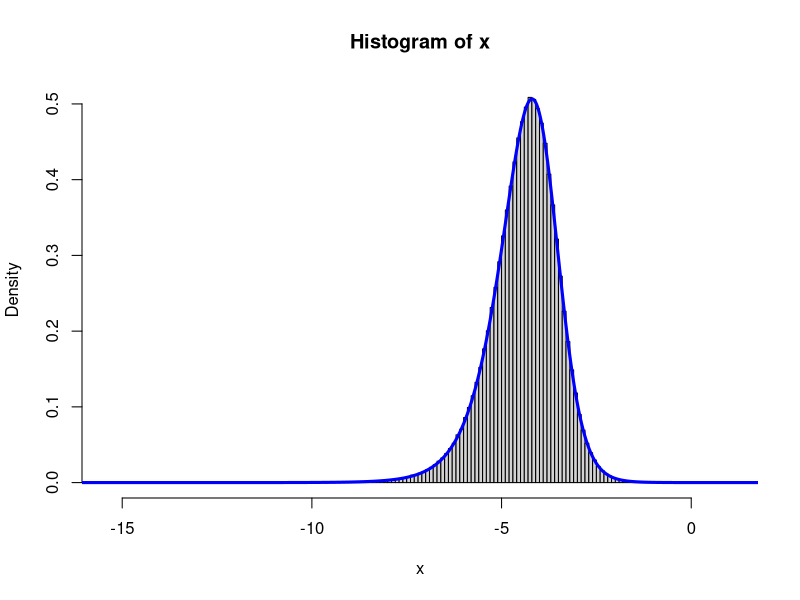

The R script that drew this image:
library(truncnorm)

d_skew_t = function(x, nu, loc, scale, alpha) {
  z = (x - loc) / scale
  u = alpha * z * sqrt((nu + 1) / (nu + z*z))
  kernel = dt(z, nu, log=T) + pt(u, nu + 1, log=T)
  kernel + log(2) - log(scale)
}

skew_t = function(n, nu, loc, scale, alpha) {
  w = rgamma(n, nu/2, nu/2)
  z = rtruncnorm(n, 0, Inf, 0, sqrt(1/w))
  # rnorm(n, loc + z * alpha, scale/sqrt(w))

  delta = alpha / sqrt(1 + alpha^2)
  loc + scale * z * delta + scale * sqrt(1 - delta^2) * rnorm(n) / sqrt(w)
}


nu=runif(1, 3, 10)
loc=rnorm(1, 0, 3)
scale=1/rgamma(1, 3, 2)
alpha=rnorm(1, 0, 3)

x = skew_t(1e6, nu, loc, scale, alpha)
xx = seq(-20, 20, len=10000)
hist(x, prob=T, breaks=200)
lines(xx, exp(d_skew_t(xx, nu, loc, scale, alpha)), lwd=3, col='blue')
